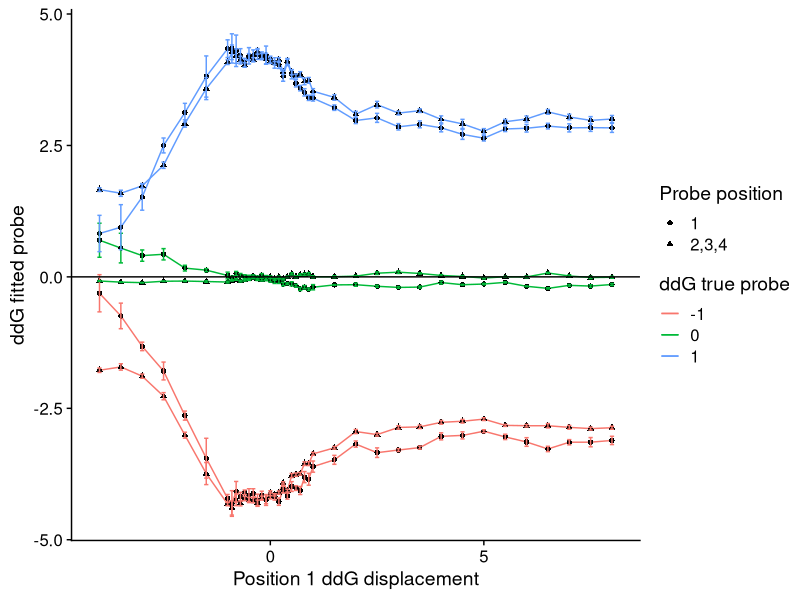
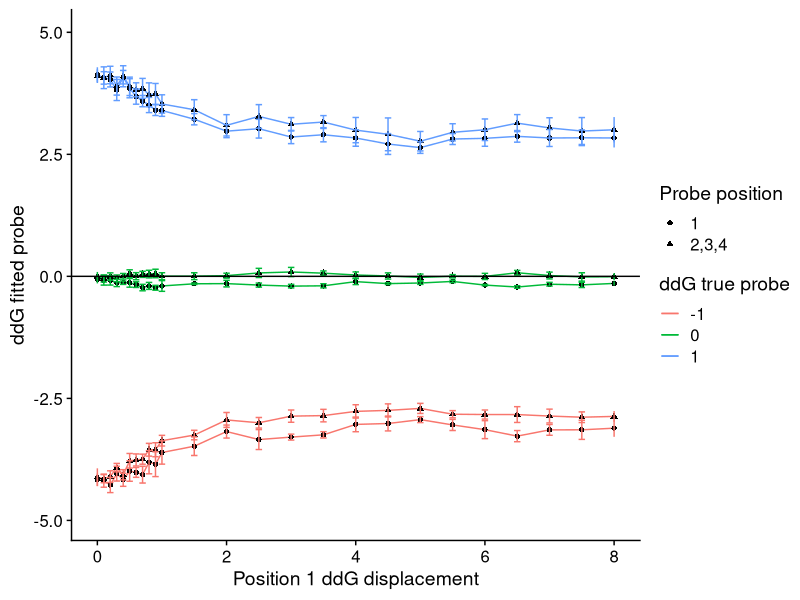
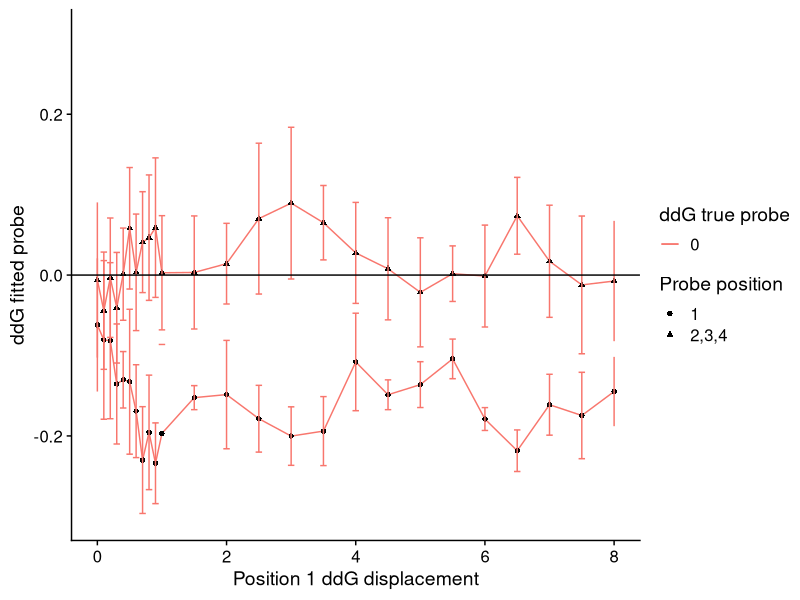
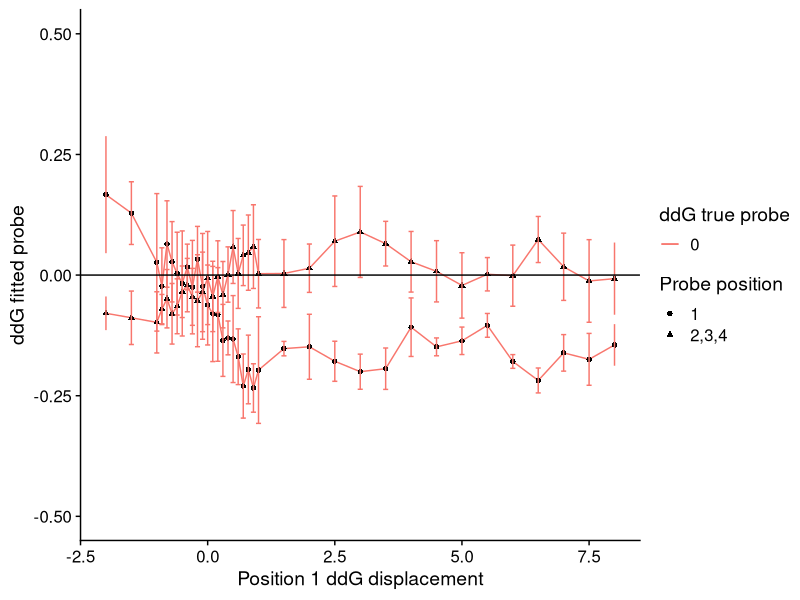
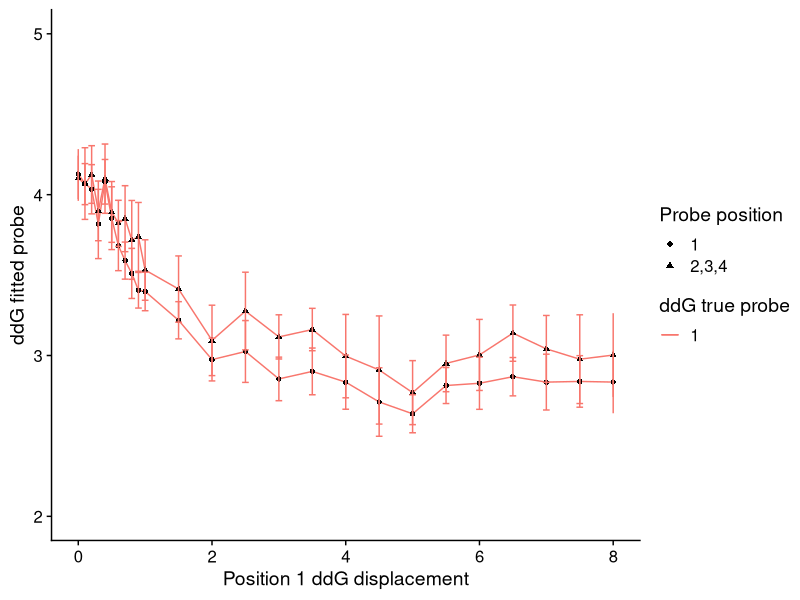
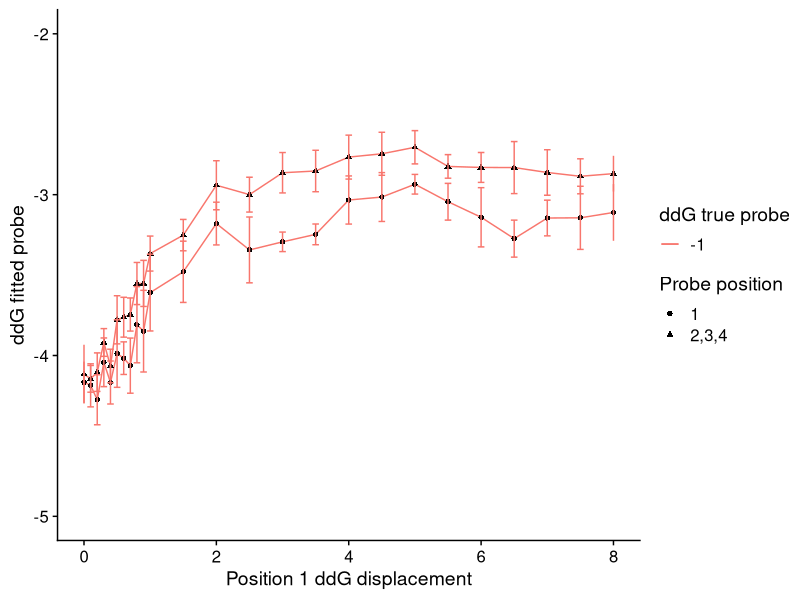
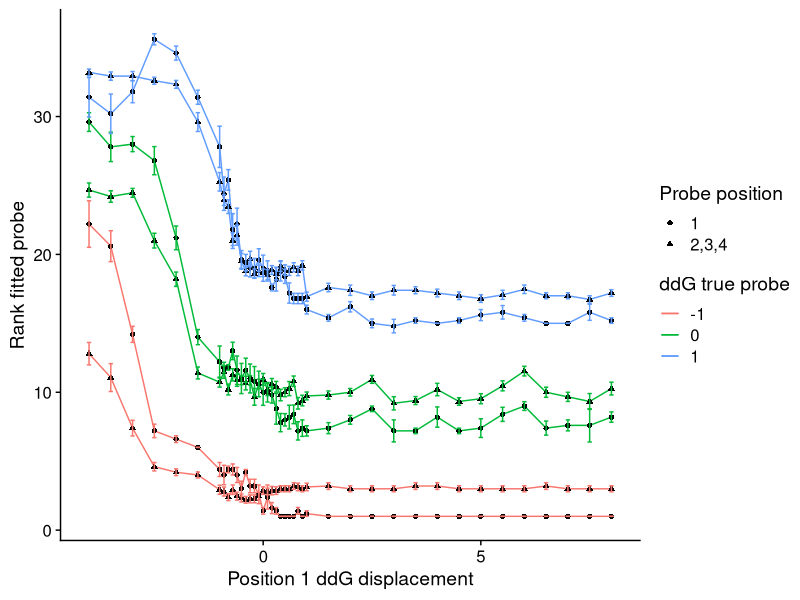
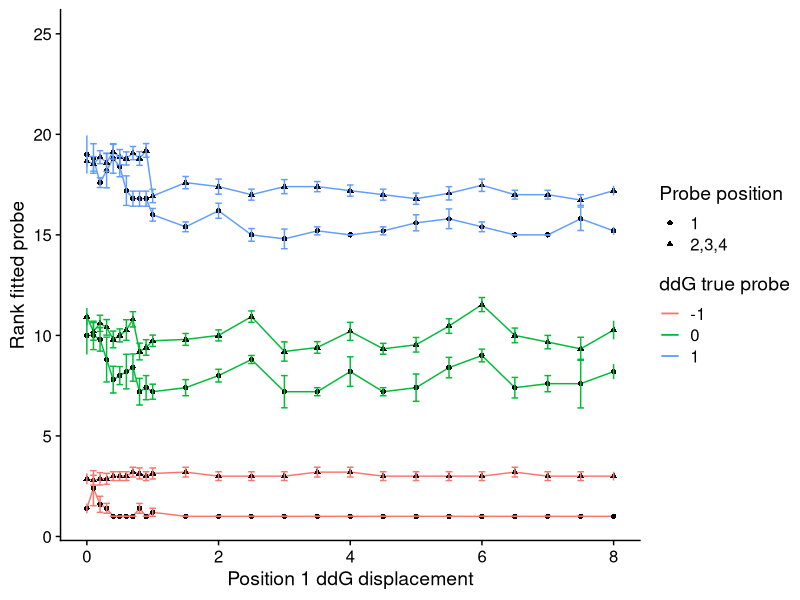

Write the R code that produced these figures, in order.
## ---- chunk 1
library("tidyverse")
library("reshape2")
library("cowplot")
library("stringr")

library("dplyr")

d <- read.table("../scan_dat_pruned.txt", header = TRUE)
## ---- chunk 2

d_plot <- d[,which(colnames(d) == "scan"):ncol(d)] # froms scan var and including all probe measuremetnts

# summarise repeat measurements
d_plot_ddG <- d_plot[,c(1,seq(2,ncol(d_plot),2))] %>% 
  melt(value.name = "ddG_fit", id.vars = "scan") 
  # %>% group_by(scan, variable)

d_plot_ddG$pos <- str_split_fixed(d_plot_ddG$variable, pattern = "", n = 9)[,2] # hardcoded.
d_plot_ddG$init_ddG <- str_split_fixed(d_plot_ddG$variable, pattern = "", n = 9)[,4] # hardcoded.
d_plot_ddG[d_plot_ddG$init_ddG == ".",]$init_ddG <- "-1" # properly set init ddG -1

d_plot_ddG[d_plot_ddG$pos == 3 | d_plot_ddG$pos == 4,]$pos <- "2" # treat psoition 3 and 4 as position 2 (ie different from positon 1 ("free extra measurements"))
d_plot_ddG$id_clean <- paste(d_plot_ddG$scan, d_plot_ddG$pos, d_plot_ddG$init_ddG) 


d_plot_ddG <- d_plot_ddG %>% group_by(id_clean) %>% dplyr::summarise(sd=sd(ddG_fit),ddG_fit=mean(ddG_fit), n = n(), SE = sd/sqrt(n)) # works becuse data is "grouped" by factors scan and variable
  # summarise only works by 2 groups at once ????????????????????? 
paste(d_plot_ddG$scan, d_plot_ddG$pos, d_plot_ddG$init_ddG) 
d_plot_ddG$scan <- unlist(str_split(d_plot_ddG$id_clean, " "))[seq(1,length(unlist(str_split(d_plot_ddG$id_clean, " "))),3)]
d_plot_ddG$pos <- unlist(str_split(d_plot_ddG$id_clean, " "))[seq(2,length(unlist(str_split(d_plot_ddG$id_clean, " "))),3)]
d_plot_ddG[d_plot_ddG$pos == 2,]$pos <- "2,3,4"

d_plot_ddG$init_ddG <- unlist(str_split(d_plot_ddG$id_clean, " "))[seq(3,length(unlist(str_split(d_plot_ddG$id_clean, " "))),3)]
  
d_plot_ddG$scan <- as.numeric(d_plot_ddG$scan)










# summarise repeat measurements
d_plot_rank <- d_plot[,seq(1,ncol(d_plot),2)] %>% 
  melt(value.name = "rank_fit", id.vars = "scan") 
  # %>% group_by(scan, variable)

d_plot_rank$pos <- str_split_fixed(d_plot_rank$variable, pattern = "", n = 9)[,2] # hardcoded.
d_plot_rank$init_ddG <- str_split_fixed(d_plot_rank$variable, pattern = "", n = 9)[,4] # hardcoded.
d_plot_rank[d_plot_rank$init_ddG == ".",]$init_ddG <- "-1" # properly set init ddG -1

d_plot_rank[d_plot_rank$pos == 3 | d_plot_rank$pos == 4,]$pos <- "2" # treat psoition 3 and 4 as position 2 (ie different from positon 1 ("free extra measurements"))
d_plot_rank$id_clean <- paste(d_plot_rank$scan, d_plot_rank$pos, d_plot_rank$init_ddG) 


d_plot_rank <- d_plot_rank %>% group_by(id_clean) %>% dplyr::summarise(sd=sd(rank_fit),rank_fit=mean(rank_fit), n = n(), SE = sd/sqrt(n)) # works becuse data is "grouped" by factors scan and variable
  # summarise only works by 2 groups at once ????????????????????? 
paste(d_plot_rank$scan, d_plot_rank$pos, d_plot_rank$init_ddG) 
d_plot_rank$scan <- unlist(str_split(d_plot_rank$id_clean, " "))[seq(1,length(unlist(str_split(d_plot_rank$id_clean, " "))),3)]
d_plot_rank$pos <- unlist(str_split(d_plot_rank$id_clean, " "))[seq(2,length(unlist(str_split(d_plot_rank$id_clean, " "))),3)]
d_plot_rank[d_plot_rank$pos == 2,]$pos <- "2,3,4"
d_plot_rank$init_ddG <- unlist(str_split(d_plot_rank$id_clean, " "))[seq(3,length(unlist(str_split(d_plot_rank$id_clean, " "))),3)]
  
d_plot_rank$scan <- as.numeric(d_plot_rank$scan)

## ---- chunk 3
# plot ddG full
ggplot(data = d_plot_ddG, aes(x = scan, y = ddG_fit, shape = pos, colour = init_ddG))+
  geom_line()+
  geom_point(colour = "black")+
  geom_errorbar(aes(ymin = ddG_fit-SE,ymax = ddG_fit+SE), width = 0.1)+ # error bars +- 1SEM
  labs(x = "Position 1 ddG displacement", y = "ddG fitted probe", shape = "Probe position", colour = "ddG true probe")+ # rename aesethetics in plot
  geom_hline(yintercept = 0)+
  theme_cowplot()

ggsave("A1S_ddg_all.png")
## ---- chunk 4
# plot ddG xlimit
ggplot(data = d_plot_ddG, aes(x = scan, y = ddG_fit, shape = pos, color = init_ddG))+
  geom_line()+
  geom_point(colour = "black")+
  geom_errorbar(aes(ymin = ddG_fit-sd,ymax = ddG_fit+sd), width = 0.1)+
  labs(x = "Position 1 ddG displacement", y = "ddG fitted probe", shape = "Probe position", colour = "ddG true probe")+ # rename aesethetics in plot
  
  xlim(0,8)+
  geom_hline(yintercept = 0)+
  theme_cowplot()

ggsave("A1S_ddg_positive.png")
## ---- chunk 5
# plot ddG xlimit, only init ddG 0 and fit linmodels
ggplot(data = d_plot_ddG[d_plot_ddG$init_ddG == 0,], aes(x = scan, y = ddG_fit, shape = pos, color = init_ddG))+
  geom_line()+
  geom_point(colour = "black")+
  geom_errorbar(aes(ymin = ddG_fit-sd,ymax = ddG_fit+sd), width = 0.1)+
  labs(x = "Position 1 ddG displacement", y = "ddG fitted probe", shape = "Probe position", colour = "ddG true probe")+ # rename aesethetics in plot
  
  xlim(0,8)+
  ylim(-0.3,0.3)+
  
  # geom_smooth(method = "lm", fill = NA, colour = "grey")+
  geom_hline(yintercept = 0)+
  theme_cowplot()

ggsave("A1S_ddg_positive_only0.png")

## ---- chunk 6
# plot ddG xlimit, only init ddG 0 and fit linmodels
ggplot(data = d_plot_ddG[d_plot_ddG$init_ddG == 0,], aes(x = scan, y = ddG_fit, shape = pos, color = init_ddG))+
  geom_line()+
  geom_point(colour = "black")+
  geom_errorbar(aes(ymin = ddG_fit-sd,ymax = ddG_fit+sd), width = 0.1)+
  labs(x = "Position 1 ddG displacement", y = "ddG fitted probe", shape = "Probe position", colour = "ddG true probe")+ # rename aesethetics in plot
  
  xlim(-2,8)+
  ylim(-0.5,0.5)+
  
  # geom_smooth(method = "lm", fill = NA, colour = "grey")+
  geom_hline(yintercept = 0)+
  theme_cowplot()

ggsave("A1S_ddg_broad_only0.png")

## ---- chunk 7

ggplot(data = d_plot_ddG[d_plot_ddG$init_ddG == 1,], aes(x = scan, y = ddG_fit, shape = pos, color = init_ddG))+
  geom_line()+
  geom_point(colour = "black")+
  geom_errorbar(aes(ymin = ddG_fit-sd,ymax = ddG_fit+sd), width = 0.1)+
  labs(x = "Position 1 ddG displacement", y = "ddG fitted probe", shape = "Probe position", colour = "ddG true probe")+ # rename aesethetics in plot
  
  xlim(0,8)+
  ylim(2,5)+
  
  # geom_smooth(method = "lm", fill = NA, colour = "grey")+
  geom_hline(yintercept = 0)+
  theme_cowplot()

## ---- chunk 8

ggplot(data = d_plot_ddG[d_plot_ddG$init_ddG == -1,], aes(x = scan, y = ddG_fit, shape = pos, color = init_ddG))+
  geom_line()+
  geom_point(colour = "black")+
  geom_errorbar(aes(ymin = ddG_fit-sd,ymax = ddG_fit+sd), width = 0.1)+
  labs(x = "Position 1 ddG displacement", y = "ddG fitted probe", shape = "Probe position", colour = "ddG true probe")+ # rename aesethetics in plot
  
  xlim(0,8)+
  ylim(-5,-2)+
  
  # geom_smooth(method = "lm", fill = NA, colour = "grey")+
  geom_hline(yintercept = 0)+
  theme_cowplot()

## ---- chunk 9
# plot rank
ggplot(data = d_plot_rank, aes(x = scan, y = rank_fit, shape = pos, color = init_ddG))+
  geom_line()+
  geom_point(colour = "black")+
  geom_errorbar(aes(ymin = rank_fit-SE,ymax = rank_fit+SE), width = 0.1)+
  labs(x = "Position 1 ddG displacement", y = "Rank fitted probe", shape = "Probe position", colour = "ddG true probe")+ # rename aesethetics in plot
  
  theme_cowplot()

ggsave("A1S_rank_all.png")
## ---- chunk 10
# plot rank
ggplot(data = d_plot_rank, aes(x = scan, y = rank_fit, shape = pos, color = init_ddG))+
  geom_line()+
  geom_point(colour = "black")+
  geom_errorbar(aes(ymin = rank_fit-SE,ymax = rank_fit+SE), width = 0.1)+
  xlim(0,8)+
  ylim(1,25)+
  labs(x = "Position 1 ddG displacement", y = "Rank fitted probe", shape = "Probe position", colour = "ddG true probe")+ # rename aesethetics in plot
  
  
  
  theme_cowplot()

ggsave("A1S_rank_positive.png")
  
